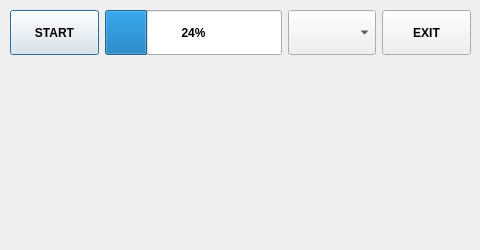
<?xml version="1.0" encoding="UTF-8"?>
<ui version="4.0">
 <class>Calibration</class>
 <widget class="QDialog" name="Calibration">
  <property name="geometry">
   <rect>
    <x>0</x>
    <y>0</y>
    <width>480</width>
    <height>250</height>
   </rect>
  </property>
  <property name="windowTitle">
   <string>CALIBRATION</string>
  </property>
  <widget class="QWidget" name="verticalLayoutWidget_3">
   <property name="geometry">
    <rect>
     <x>10</x>
     <y>10</y>
     <width>461</width>
     <height>231</height>
    </rect>
   </property>
   <layout class="QVBoxLayout" name="verticalLayout_3" stretch="1,4">
    <item>
     <layout class="QHBoxLayout" name="horizontalLayout" stretch="1,2,1,1">
      <item>
       <layout class="QHBoxLayout" name="horizontalLayout_4">
        <item>
         <widget class="QPushButton" name="ButtonStart">
          <property name="sizePolicy">
           <sizepolicy hsizetype="Minimum" vsizetype="Preferred">
            <horstretch>0</horstretch>
            <verstretch>0</verstretch>
           </sizepolicy>
          </property>
          <property name="font">
           <font>
            <weight>75</weight>
            <bold>true</bold>
           </font>
          </property>
          <property name="text">
           <string>START</string>
          </property>
         </widget>
        </item>
       </layout>
      </item>
      <item>
       <layout class="QHBoxLayout" name="horizontalLayout_3">
        <item>
         <widget class="QProgressBar" name="progBar">
          <property name="sizePolicy">
           <sizepolicy hsizetype="Expanding" vsizetype="Preferred">
            <horstretch>0</horstretch>
            <verstretch>0</verstretch>
           </sizepolicy>
          </property>
          <property name="font">
           <font>
            <weight>75</weight>
            <bold>true</bold>
           </font>
          </property>
          <property name="value">
           <number>24</number>
          </property>
         </widget>
        </item>
       </layout>
      </item>
      <item>
       <layout class="QHBoxLayout" name="horizontalLayout_6">
        <item>
         <widget class="QComboBox" name="comboBox">
          <property name="sizePolicy">
           <sizepolicy hsizetype="Preferred" vsizetype="Preferred">
            <horstretch>0</horstretch>
            <verstretch>0</verstretch>
           </sizepolicy>
          </property>
          <property name="font">
           <font>
            <pointsize>9</pointsize>
            <weight>75</weight>
            <bold>true</bold>
           </font>
          </property>
         </widget>
        </item>
       </layout>
      </item>
      <item>
       <layout class="QHBoxLayout" name="horizontalLayout_2">
        <item>
         <widget class="QPushButton" name="ButtonExit">
          <property name="sizePolicy">
           <sizepolicy hsizetype="Minimum" vsizetype="Preferred">
            <horstretch>0</horstretch>
            <verstretch>0</verstretch>
           </sizepolicy>
          </property>
          <property name="font">
           <font>
            <weight>75</weight>
            <bold>true</bold>
           </font>
          </property>
          <property name="text">
           <string>EXIT</string>
          </property>
         </widget>
        </item>
       </layout>
      </item>
     </layout>
    </item>
    <item>
     <layout class="QVBoxLayout" name="verticalLayout_2">
      <item>
       <widget class="QCustomPlot" name="calPlot" native="true">
        <property name="font">
         <font>
          <pointsize>8</pointsize>
          <weight>75</weight>
          <bold>true</bold>
         </font>
        </property>
       </widget>
      </item>
     </layout>
    </item>
   </layout>
  </widget>
 </widget>
 <customwidgets>
  <customwidget>
   <class>QCustomPlot</class>
   <extends>QWidget</extends>
   <header>qcustomplot.h</header>
   <container>1</container>
  </customwidget>
 </customwidgets>
 <resources/>
 <connections/>
</ui>
